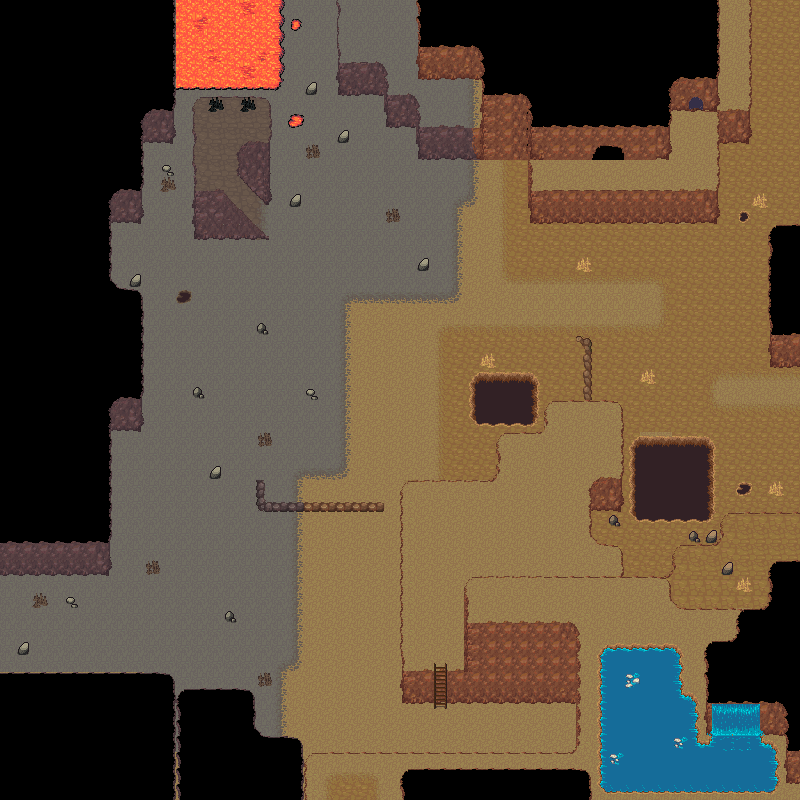

A level layout from a 2D game, rendered from its tile map. Below: a short description, then the map file with tile-grid data replaced by summaries:
An orthogonal 50x50 tile map with 16x16 px tiles, 5 tile layers (collision, underground, ground, decor, ...), 4 tilesets and 6 objects (cave_to_desert, cave_to_castle, thief_cave_entrance, thief_boss_encounter, assassin_joins, ...).

<map version="1.10" tiledversion="1.11.2" orientation="orthogonal" renderorder="right-down" width="50" height="50" tilewidth="16" tileheight="16" infinite="0" nextlayerid="9" nextobjectid="10">
 <tileset firstgid="1" source="cave.tsx" />
 <tileset firstgid="1740" source="water.tsx" />
 <tileset firstgid="2655" source="basic_terrain.tsx" />
 <tileset firstgid="3183" source="water_animated.tsx" />
 <layer id="1" name="collision" width="50" height="50">
  <data>[2500 cells, 463 non-empty, 1 distinct tile ids]</data>
 </layer>
 <layer id="2" name="underground" width="50" height="50">
  <data>[2500 cells, 2500 non-empty, 25 distinct tile ids]</data>
 </layer>
 <layer id="3" name="ground" width="50" height="50">
  <data>[2500 cells, 1596 non-empty, 152 distinct tile ids]</data>
 </layer>
 <layer id="4" name="decor" width="50" height="50">
  <data>[2500 cells, 323 non-empty, 73 distinct tile ids]</data>
 </layer>
 <layer id="5" name="water" width="50" height="50">
  <data>[2500 cells, 139 non-empty, 32 distinct tile ids]</data>
 </layer>
 <objectgroup id="6" name="portals">
  <object id="4" name="cave_to_desert" x="784" y="367.667" width="18.3333" height="45.6667">
   <properties>
    <property name="targetMap" type="int" value="5" />
    <property name="targetX" type="int" value="6" />
    <property name="targetY" type="int" value="10" />
    <property name="type" value="portal" />
   </properties>
  </object>
  <object id="8" name="cave_to_castle" x="-2.5" y="591.5" width="24" height="47">
   <properties>
    <property name="targetMap" type="int" value="6" />
    <property name="targetX" type="int" value="16" />
    <property name="targetY" type="int" value="10" />
    <property name="type" value="portal" />
   </properties>
  </object>
 </objectgroup>
 <objectgroup id="8" name="story_triggers">
  <object id="6" name="thief_cave_entrance" x="751" y="350.5" width="32.5" height="82.5">
   <properties>
    <property name="eventId" value="thief_cave_entrance" />
    <property name="forbiddenFlag" value="desert_cave_entered" />
    <property name="requiredFlag" value="assassin_story_told" />
   </properties>
  </object>
  <object id="7" name="thief_boss_encounter" x="198" y="98" width="72" height="43">
   <properties>
    <property name="eventId" value="thief_boss_encounter" />
    <property name="forbiddenFlag" value="thief_gang_defeated" />
    <property name="requiredFlag" value="desert_cave_entered" />
   </properties>
  </object>
  <object id="9" name="assassin_joins" x="200.667" y="101" width="67" height="43">
   <properties>
    <property name="eventId" value="assassin_joins" />
    <property name="forbiddenFlag" value="chapter_2_complete" />
    <property name="requiredFlag" value="thief_gang_defeated" />
   </properties>
  </object>
 </objectgroup>
 <objectgroup id="7" name="encounters">
  <object id="2" name="enc_cave_main" x="109.333" y="4" width="610.667" height="574">
   <properties>
    <property name="areaType" value="dungeon" />
    <property name="enemies" value="Goblin,Skeleton" />
    <property name="maxGroup" type="int" value="2" />
    <property name="minGroup" type="int" value="1" />
    <property name="rate" type="float" value="0.01" />
    <property name="weights" value="40,60" />
   </properties>
  </object>
 </objectgroup>
</map>
